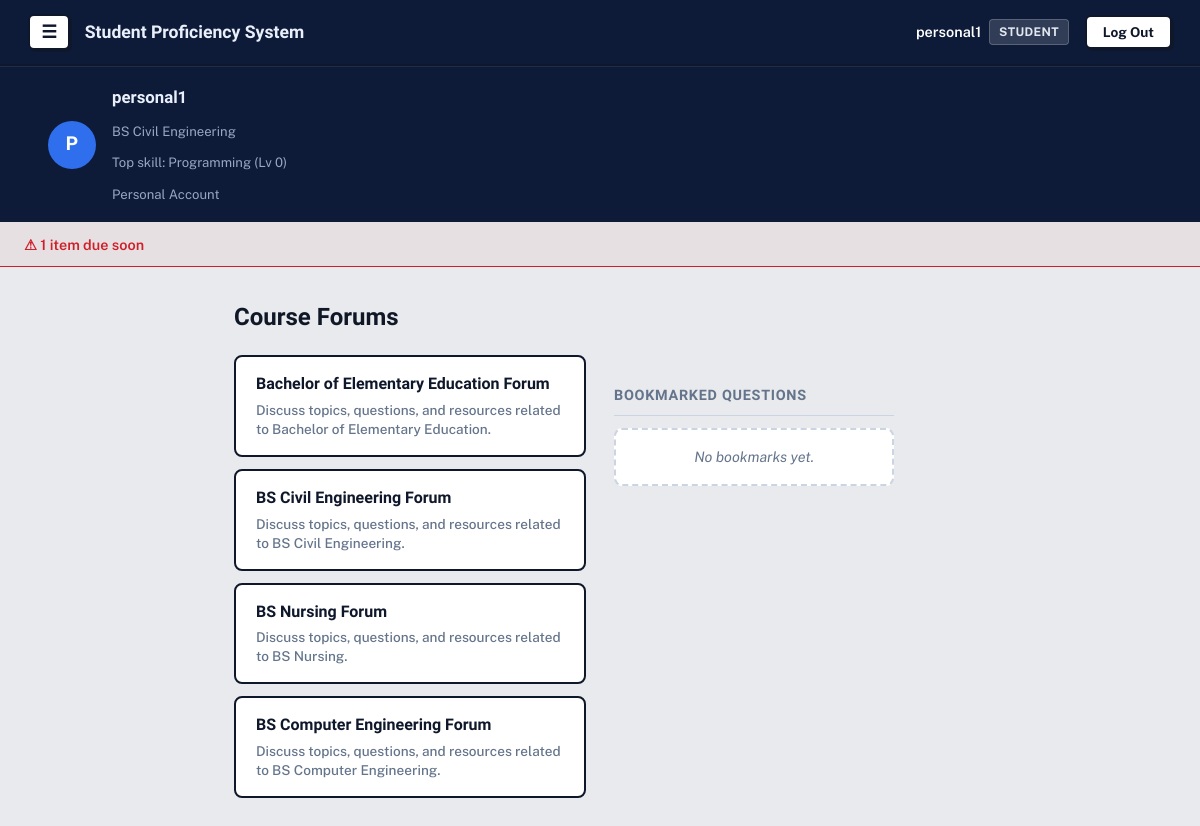
The page /forum/course/list/ (signed in) on the database its author committed.
### accounts/models.py (models this page shows, shortened)
class Profile(models.Model):
    ROLE_CHOICES = [
        ('student', 'Student'),
        ('teacher', 'Teacher'),
    ]
    MODE_CHOICES = [
        ('personal', 'Personal'),
        ('professional', 'Professional'),
    ]
    user = models.OneToOneField(
        User, on_delete=models.CASCADE, related_name='profile')
    role = models.CharField(max_length=10, choices=ROLE_CHOICES)
    mode = models.CharField(
        max_length=15, choices=MODE_CHOICES, blank=True, null=True)
    course = models.ForeignKey(
        Course, on_delete=models.SET_NULL, null=True, blank=True)
    @property
    def is_manager(self):
        return self.role == 'teacher' or self.mode == 'personal'

### avatar/models.py (models this page shows, shortened)
class Course(models.Model):
    name = models.CharField(max_length=100)

class StudentSkill(models.Model):
    student = models.ForeignKey(
        User, on_delete=models.CASCADE, related_name='skills')
    skill = models.ForeignKey(Skill, on_delete=models.CASCADE)
    points = models.PositiveIntegerField(default=0)
    class Meta:
        unique_together = ('student', 'skill')
    @property
    def level(self):
        return self.points // 100

class Skill(models.Model):
    CATEGORY_CHOICES = [
        ('general', 'General Education'),
        ('course', 'Course-Specific'),
        ('broad', 'Broad (Non-College)'),
    ]
    name = models.CharField(max_length=100)
    description = models.TextField(blank=True)
    category = models.CharField(
        max_length=10, choices=CATEGORY_CHOICES, default='course')
    course = models.ForeignKey(
        Course, on_delete=models.CASCADE, null=True, blank=True, related_name='skills')

### forum/views.py (the view)
# urls.py: path('course/list/', views.course_forum_list, name='course_forum_list'),
@login_required
def course_forum_list(request):
    courses = Course.objects.all()
    bookmarks = Bookmark.objects.filter(
        user=request.user).select_related('post', 'post__author')
    return render(request, 'forum/course_forum_list.html', {'courses': courses, 'bookmarks': bookmarks})

### accounts/context_processors.py (called while the page is built)
def profile_banner(request):
    if not request.user.is_authenticated or request.user.profile.role != 'student':
        return {}
    top_skill = request.user.skills.order_by('-points').first()
    return {'top_skill': top_skill}

### tracker/models.py (called while the page is built)
    @property
    def due_soon(self):
        return 0 <= (self.deadline - timezone.now().date()).days <= 3

### forum/templates/forum/course_forum_list.html
{% extends 'base.html' %}
{% block content %}
<h2>Course Forums</h2>
<div class="forum-columns">
    <div class="content-frame">
        <ul class="forum-topic-list">
            {% for course in courses %}
            <li>
                <a href="{% url 'course_forum_view_detail' course.id %}" class="forum-topic-card">
                    <div class="forum-topic-name">{{ course.name }} Forum</div>
                    <div class="forum-topic-desc">Discuss topics, questions, and resources related to {{ course.name }}.
                    </div>
                </a>
            </li>
            {% empty %}
            <li class="muted-note">No courses yet.</li>
            {% endfor %}
        </ul>
    </div>
    <div class="content-frame">
        <h3 class="dossier-section-title">Bookmarked Questions</h3>
        <ul class="forum-topic-list">
            {% for bookmark in bookmarks %}
            <li>
                <a href="{% url 'post_detail' bookmark.post.id %}" class="forum-topic-card">
                    <div class="forum-topic-name">{{ bookmark.post.text|truncatewords:12 }}</div>
                    <div class="forum-topic-desc">{{ bookmark.post.author.username }}</div>
                </a>
            </li>
            {% empty %}
            <li class="muted-note">No bookmarks yet.</li>
            {% endfor %}
        </ul>
    </div>
</div>
{% endblock %}

### templates/base.html (shortened to what this page needs)
{% load static %}
<!DOCTYPE html>
<html lang="en">
<head>
    <link rel="stylesheet" href="{% static 'css/style.css' %}">
</head>
<body>
    <nav class="navbar">
        <div class="navbar-left">
            {% if user.is_authenticated %}
            <button id="menuToggle" class="menu-btn" aria-label="Menu">☰</button>
            {% endif %}
            <span class="brand">Student Proficiency System</span>
        </div>
        <div class="navbar-right">
            {% if user.is_authenticated %}
            <div class="user-badge">
                <span class="user-name">{{ user.username }}</span>
                <span class="role-pill">{{ user.profile.role|capfirst }}</span>
            </div>
            <form method="post" action="{% url 'logout' %}" class="logout-form">
                <button type="submit" class="btn-logout">Log Out</button>
            </form>
            {% else %}
            <a href="{% url 'login' %}" class="btn-auth">Log In</a>
            <a href="{% url 'signup' %}" class="btn-auth btn-signup">Sign Up</a>
            {% endif %}
        </div>
    </nav>
    {% if user.is_authenticated and user.profile.role == 'student' %}
    <div class="profile-banner">
        <div class="profile-banner-inner">
            <div class="profile-avatar-circle">{{ user.username|slice:":1"|upper }}</div>
            <div class="profile-info">
                <div class="profile-name">{{ user.username }}</div>
                <div class="profile-line">
                    {% if user.profile.course %}{{ user.profile.course.name }}{% else %}No course{% endif %}
                </div>
                <div class="profile-line">
                    {% if top_skill %}Top skill: {{ top_skill.skill.name }} (Lv {{ top_skill.level }}){% else %}No skills yet{% endif %}
                </div>
                <div class="profile-line">
                    {% if user.profile.mode == 'personal' %}Personal Account{% else %}Professional Account{% endif %}
                </div>
            </div>
        </div>
    </div>
    {% endif %}
    {% if reminder_count %}
    <div class="reminder-bar">
        <a href="{% url 'task_list' %}" class="reminder-btn">⚠ {{ reminder_count }} item{{ reminder_count|pluralize }} due soon</a>
    </div>
    {% endif %}
    <main class="page">
        {% block content %}
        {% endblock %}
    </main>
</body>
</html>

### rows shown on the page
StudentSkill: skill.name "Programming", level "0"
Course: name "Bachelor of Elementary Education"
Course: name "BS Civil Engineering"
Course: name "BS Nursing"
Course: name "BS Computer Engineering"

### other values the page prints
{{ user.username }} "personal1"
{{ user.profile.role|capfirst }} "STUDENT"
{{ user.username|slice:":1"|upper }} "P"
{{ user.profile.course.name }} "BS Civil Engineering"
{{ reminder_count }} "1"
